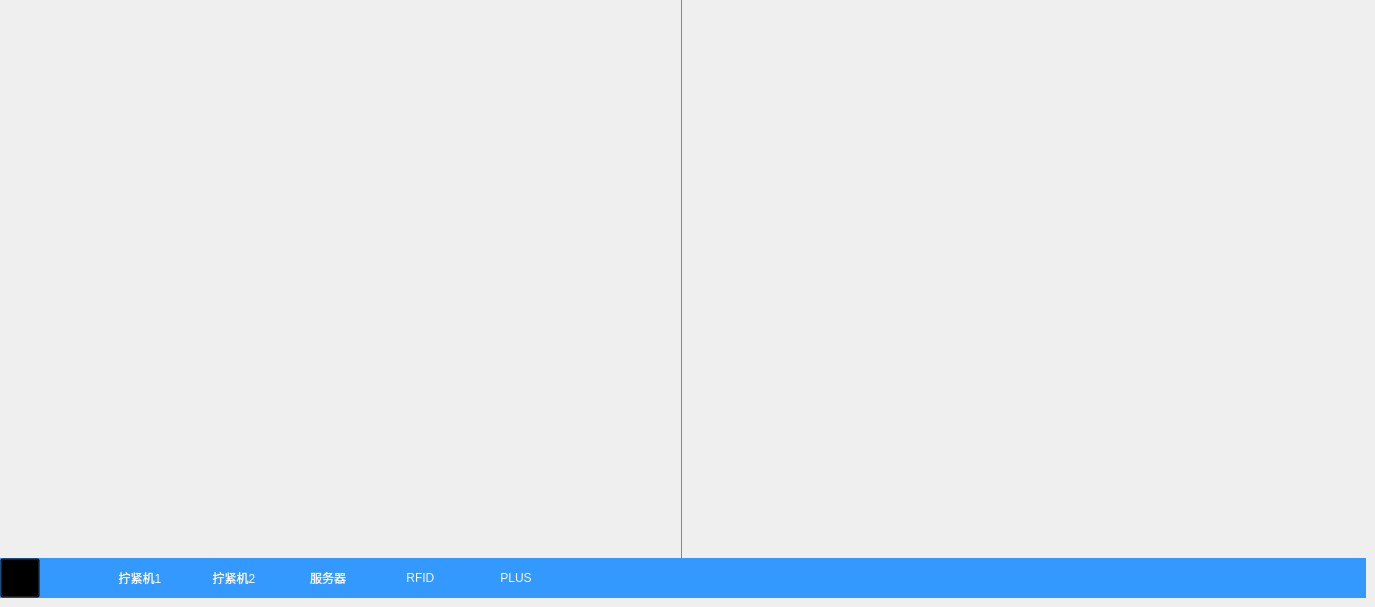
       <widget class="QWidget" name="page_4">
        <widget class="QWidget" name="widget_left" native="true">
         <property name="geometry">
          <rect>
           <x>0</x>
           <y>125</y>
           <width>683</width>
           <height>350</height>
          </rect>
         </property>
         <property name="styleSheet">
          <string notr="true">background:transparent;</string>
         </property>
         <widget class="QLabel" name="label_left">
          <property name="geometry">
           <rect>
            <x>0</x>
            <y>0</y>
            <width>683</width>
            <height>350</height>
           </rect>
          </property>
          <property name="styleSheet">
           <string notr="true">image: url(:/LCD_CS351/LCD_CS351/DWIN_SET/home_VW.bmp);</string>
          </property>
          <property name="text">
           <string/>
          </property>
         </widget>
        </widget>
        <widget class="QWidget" name="widget_right" native="true">
         <property name="geometry">
          <rect>
           <x>683</x>
           <y>125</y>
           <width>683</width>
           <height>350</height>
          </rect>
         </property>
         <property name="styleSheet">
          <string notr="true">background:transparent;</string>
         </property>
         <widget class="QLabel" name="label_right">
          <property name="geometry">
           <rect>
            <x>0</x>
            <y>0</y>
            <width>683</width>
            <height>350</height>
           </rect>
          </property>
          <property name="styleSheet">
           <string notr="true">image: url(:/LCD_CS351/LCD_CS351/DWIN_SET/home_VW.bmp);</string>
          </property>
          <property name="text">
           <string/>
          </property>
         </widget>
        </widget>
        <widget class="Line" name="line_5">
         <property name="geometry">
          <rect>
           <x>681</x>
           <y>0</y>
           <width>1</width>
           <height>598</height>
          </rect>
         </property>
         <property name="styleSheet">
          <string notr="true">border: 1px solid  rgb(51, 153, 255);</string>
         </property>
         <property name="orientation">
          <enum>Qt::Vertical</enum>
         </property>
        </widget>
        <widget class="QWidget" name="widget_7" native="true">
         <property name="geometry">
          <rect>
           <x>0</x>
           <y>558</y>
           <width>1366</width>
           <height>40</height>
          </rect>
         </property>
         <property name="styleSheet">
          <string notr="true">background-color: rgb(51,153,255);</string>
         </property>
         <widget class="QLabel" name="label_ss4_2">
          <property name="geometry">
           <rect>
            <x>456</x>
            <y>12</y>
            <width>16</width>
            <height>16</height>
           </rect>
          </property>
          <property name="styleSheet">
           <string notr="true">border-image: url(:/LCD_CS351/LCD_CS351/35_all/69.bmp);</string>
          </property>
          <property name="text">
           <string/>
          </property>
         </widget>
         <widget class="QLabel" name="label_ss12">
          <property name="geometry">
           <rect>
            <x>268</x>
            <y>12</y>
            <width>16</width>
            <height>16</height>
           </rect>
          </property>
          <property name="styleSheet">
           <string notr="true">border-image: url(:/LCD_CS351/LCD_CS351/35_all/69.bmp);</string>
          </property>
          <property name="text">
           <string/>
          </property>
         </widget>
         <widget class="QLabel" name="label_13">
          <property name="geometry">
           <rect>
            <x>392</x>
            <y>10</y>
            <width>60</width>
            <height>20</height>
           </rect>
          </property>
          <property name="styleSheet">
           <string notr="true">font: 12pt &quot;黑体&quot;;
color: rgb(248,248,255);</string>
          </property>
          <property name="text">
           <string>RFID </string>
          </property>
          <property name="alignment">
           <set>Qt::AlignCenter</set>
          </property>
         </widget>
         <widget class="QLabel" name="label_20">
          <property name="geometry">
           <rect>
            <x>204</x>
            <y>10</y>
            <width>60</width>
            <height>20</height>
           </rect>
          </property>
          <property name="styleSheet">
           <string notr="true">font: 12pt &quot;黑体&quot;;
color: rgb(248,248,255);</string>
          </property>
          <property name="text">
           <string>拧紧机2</string>
          </property>
          <property name="alignment">
           <set>Qt::AlignCenter</set>
          </property>
         </widget>
         <widget class="QLabel" name="label_19">
          <property name="geometry">
           <rect>
            <x>298</x>
            <y>10</y>
            <width>60</width>
            <height>20</height>
           </rect>
          </property>
          <property name="styleSheet">
           <string notr="true">font: 12pt &quot;黑体&quot;;
color: rgb(248,248,255);</string>
          </property>
          <property name="text">
           <string>服务器</string>
          </property>
          <property name="alignment">
           <set>Qt::AlignCenter</set>
          </property>
         </widget>
         <widget class="QLabel" name="label_21">
          <property name="geometry">
           <rect>
            <x>110</x>
            <y>10</y>
            <width>60</width>
            <height>20</height>
           </rect>
          </property>
          <property name="styleSheet">
           <string notr="true">font: 12pt &quot;黑体&quot;;
color: rgb(248,248,255);</string>
          </property>
          <property name="text">
           <string>拧紧机1</string>
          </property>
          <property name="alignment">
           <set>Qt::AlignCenter</set>
          </property>
         </widget>
         <widget class="QLabel" name="label_ss2_2">
          <property name="geometry">
           <rect>
            <x>362</x>
            <y>12</y>
            <width>16</width>
            <height>16</height>
           </rect>
          </property>
          <property name="styleSheet">
           <string notr="true">border-image: url(:/LCD_CS351/LCD_CS351/35_all/69.bmp);</string>
          </property>
          <property name="text">
           <string/>
          </property>
         </widget>
         <widget class="QLabel" name="label_ss11">
          <property name="geometry">
           <rect>
            <x>174</x>
            <y>12</y>
            <width>16</width>
            <height>16</height>
           </rect>
          </property>
          <property name="styleSheet">
           <string notr="true">border-image: url(:/LCD_CS351/LCD_CS351/35_all/69.bmp);</string>
          </property>
          <property name="text">
           <string/>
          </property>
         </widget>
         <widget class="QPushButton" name="pushButton_11">
          <property name="geometry">
           <rect>
            <x>0</x>
            <y>0</y>
            <width>40</width>
            <height>40</height>
           </rect>
          </property>
          <property name="focusPolicy">
           <enum>Qt::NoFocus</enum>
          </property>
          <property name="styleSheet">
           <string notr="true">background:transparent;
border-image: url(:/LCD_CS351/LCD_CS351/logo/back2.png);</string>
          </property>
          <property name="text">
           <string/>
          </property>
         </widget>
         <widget class="QLabel" name="label_clock_2">
          <property name="geometry">
           <rect>
            <x>1184</x>
            <y>10</y>
            <width>171</width>
            <height>21</height>
           </rect>
          </property>
          <property name="styleSheet">
           <string notr="true">background:transparent;
color: rgb(248,248,255);
font: 12pt &quot;黑体&quot;;</string>
          </property>
          <property name="text">
           <string/>
          </property>
         </widget>
         <widget class="QLabel" name="label_battery_2">
          <property name="geometry">
           <rect>
            <x>1143</x>
            <y>14</y>
            <width>28</width>
            <height>14</height>
           </rect>
          </property>
          <property name="styleSheet">
           <string notr="true">background:transparent;
border-image: url(:/LCD_CS351/LCD_CS351/logo/battery.png);</string>
          </property>
          <property name="text">
           <string/>
          </property>
         </widget>
         <widget class="QLabel" name="label_wifi_2">
          <property name="geometry">
           <rect>
            <x>1105</x>
            <y>13</y>
            <width>23</width>
            <height>18</height>
           </rect>
          </property>
          <property name="styleSheet">
           <string notr="true">background:transparent;
border-image: url(:/LCD_CS351/LCD_CS351/logo/wifi_white.png);</string>
          </property>
          <property name="text">
           <string/>
          </property>
         </widget>
         <widget class="QLabel" name="label_ss3_2">
          <property name="geometry">
           <rect>
            <x>550</x>
            <y>12</y>
            <width>16</width>
            <height>16</height>
           </rect>
          </property>
          <property name="styleSheet">
           <string notr="true">border-image: url(:/LCD_CS351/LCD_CS351/35_all/69.bmp);</string>
          </property>
          <property name="text">
           <string/>
          </property>
         </widget>
         <widget class="QLabel" name="label_14">
          <property name="geometry">
           <rect>
            <x>486</x>
            <y>10</y>
            <width>60</width>
            <height>20</height>
           </rect>
          </property>
          <property name="styleSheet">
           <string notr="true">font: 12pt &quot;黑体&quot;;
color: rgb(248,248,255);</string>
          </property>
          <property name="text">
           <string>PLUS</string>
          </property>
          <property name="alignment">
           <set>Qt::AlignCenter</set>
          </property>
         </widget>
        </widget>
       </widget>
